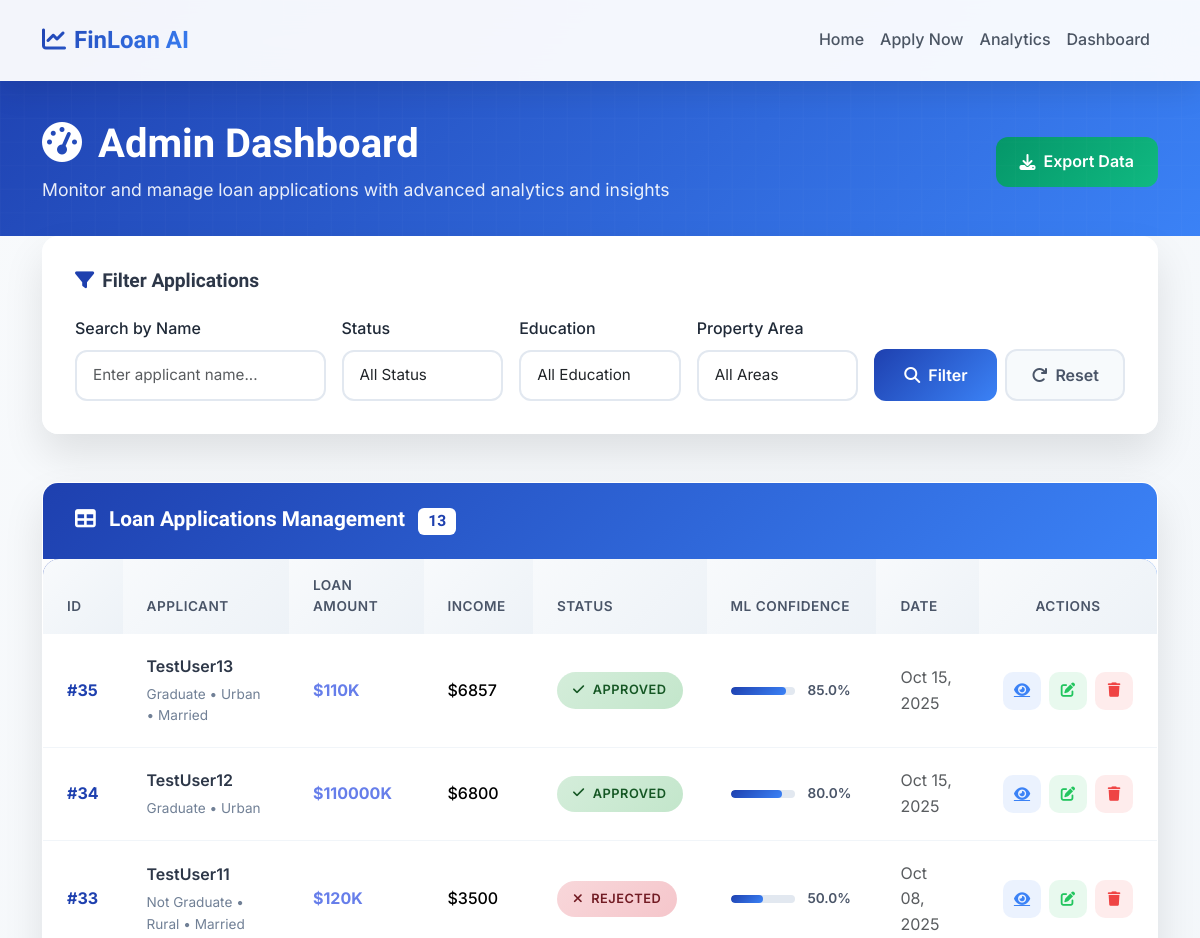
/admin-dashboard/ (upper part), run on an earlier commit of the app's database.
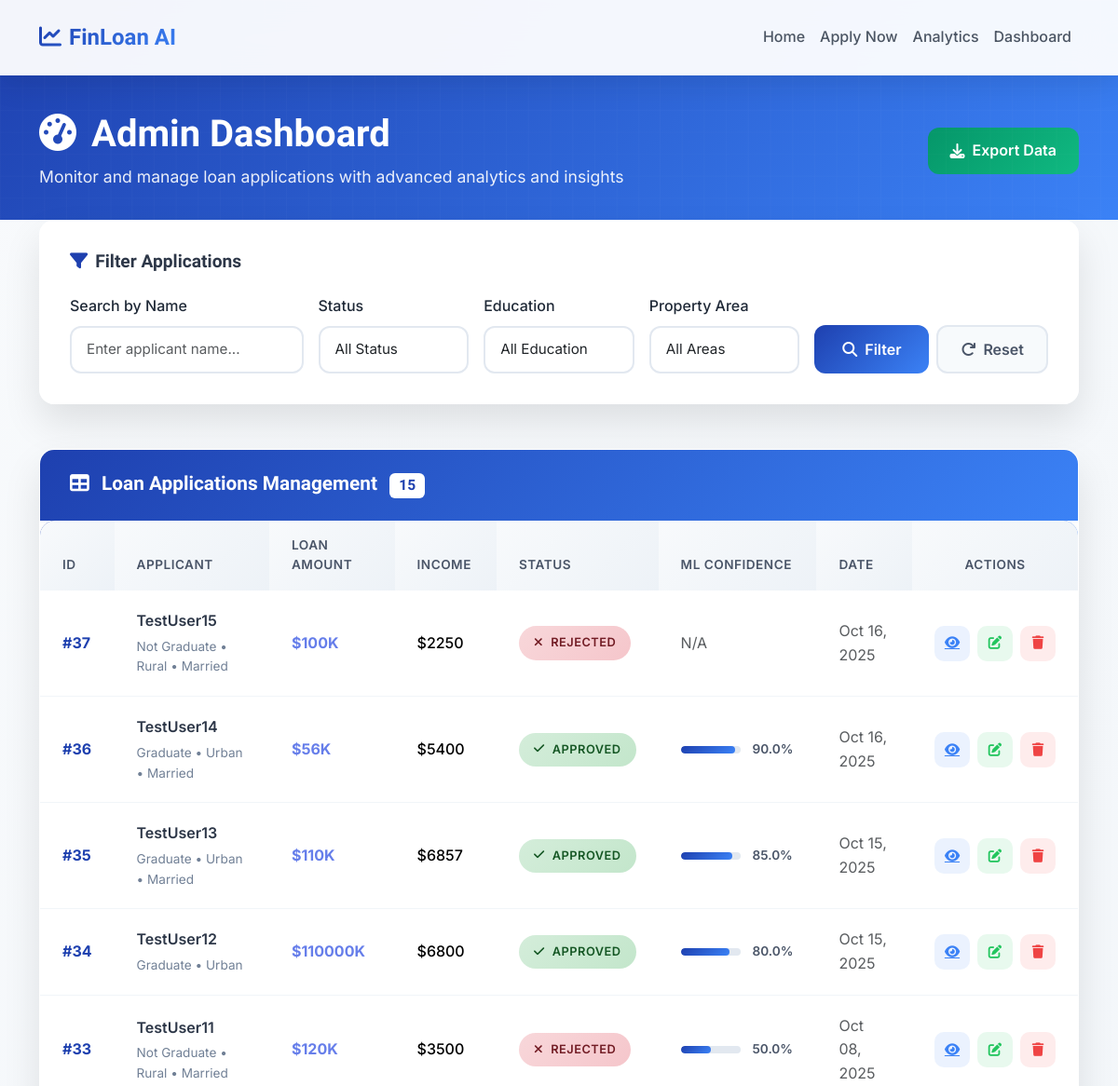
And on a later commit of the database.
### loan_predictor/models.py (models this page shows, shortened)
class LoanApplication(models.Model):
    applicant_name = models.CharField(max_length=100)
    gender = models.CharField(max_length=10, choices=[('Male', 'Male'), ('Female', 'Female')])
    married = models.CharField(max_length=3, choices=[('Yes', 'Yes'), ('No', 'No')])
    dependents = models.CharField(max_length=2, choices=[('0', '0'), ('1', '1'), ('2', '2'), ('3+', '3+')])
    education = models.CharField(max_length=20, choices=[('Graduate', 'Graduate'), ('Not Graduate', 'Not Graduate')])
    self_employed = models.CharField(max_length=3, choices=[('Yes', 'Yes'), ('No', 'No')])
    applicant_income = models.IntegerField()
    coapplicant_income = models.IntegerField(default=0)
    loan_amount = models.IntegerField()
    loan_amount_term = models.IntegerField(default=360)
    credit_history = models.BooleanField()
    property_area = models.CharField(max_length=10, choices=[('Urban', 'Urban'), ('Semiurban', 'Semiurban'), ('Rural', 'Rural')])
    loan_status = models.CharField(max_length=10, choices=[('Approved', 'Approved'), ('Rejected', 'Rejected')], blank=True, null=True)
    approval_probability = models.FloatField(blank=True, null=True)
    created_at = models.DateTimeField(auto_now_add=True)
    class Meta:
        ordering = ['-created_at']  # Show newest applications first
        verbose_name = "Loan Application"
        verbose_name_plural = "Loan Applications"

### loan_predictor/views.py (the view, shortened to what this page needs)
# urls.py: path('admin-dashboard/', views.admin_dashboard_view, name='admin_dashboard'),
def admin_dashboard_view(request):
    from django.db.models import Q, Count, Avg
    applications = LoanApplication.objects.all()
    search_query = request.GET.get('search', '')
    if search_query:
        applications = applications.filter(
            Q(applicant_name__icontains=search_query) |
            Q(loan_status__icontains=search_query)
        )
    status_filter = request.GET.get('status', '')
    education_filter = request.GET.get('education', '')
    if education_filter:
        applications = applications.filter(education=education_filter)
    property_area_filter = request.GET.get('property_area', '')
    if property_area_filter:
        applications = applications.filter(property_area=property_area_filter)
    applications = applications.order_by('-created_at')
    all_applications = LoanApplication.objects.all()
    total_applications = all_applications.count()
    approved_count = all_applications.filter(loan_status='Approved').count()
    rejected_count = all_applications.filter(loan_status='Rejected').count()
    pending_count = all_applications.filter(
        Q(loan_status__isnull=True) | Q(loan_status='') | Q(loan_status='Pending')
    ).count()
    if total_applications > 0:
        approval_rate = round((approved_count / total_applications) * 100, 1)
    else:
        approval_rate = 0
    apps_with_probability = all_applications.exclude(approval_probability__isnull=True)
    if apps_with_probability.exists():
        avg_accuracy = round(apps_with_probability.aggregate(
            avg_prob=Avg('approval_probability')
        )['avg_prob'] or 0, 1)
    else:
        avg_accuracy = 86  # Default ML accuracy
    context = {
        'applications': applications,
        'total_applications': total_applications,
        'approved_applications': approved_count,
        'rejected_applications': rejected_count,
        'pending_applications': pending_count,
        'approval_rate': approval_rate,
        'ml_accuracy': avg_accuracy,
        'search_query': search_query,
        'status_filter': status_filter,
        'education_filter': education_filter,
        'property_area_filter': property_area_filter,
    }
    return render(request, 'loan_predictor/admin_dashboard.html', context)

### templates/loan_predictor/admin_dashboard.html (shortened to what this page needs)
{% extends 'loan_predictor/base.html' %}
{% block content %}
<section class="dashboard-header">
    <div class="container">
        <div class="row align-items-center">
            <div class="col-lg-8" data-aos="fade-right">
                <h1 class="dashboard-title">
                    <i class="fas fa-tachometer-alt me-3"></i>Admin Dashboard
                </h1>
                <p class="dashboard-subtitle mb-0">
                    Monitor and manage loan applications with advanced analytics and insights
                </p>
            </div>
            <div class="col-lg-4 text-lg-end" data-aos="fade-left">
                <button class="export-btn" onclick="exportData()">
                    <i class="fas fa-download"></i>Export Data
                </button>
            </div>
        </div>
    </div>
</section>
<section class="pb-3">
    <div class="container">
        <div class="filter-card" data-aos="fade-up">
            <h5 class="filter-title">
                <i class="fas fa-filter me-2 text-primary"></i>Filter Applications
            </h5>
            <form method="get" class="row g-3 align-items-end">
                <div class="col-md-3">
                    <label class="form-label fw-medium">Search by Name</label>
                    <input type="text" class="form-control form-control-modern"
                           name="search" placeholder="Enter applicant name..."
                           value="{{ search_query|default:'' }}">
                </div>
                <div class="col-md-2">
                    <label class="form-label fw-medium">Status</label>
                    <select class="form-control form-control-modern" name="status">
                        <option value="">All Status</option>
                    </select>
                </div>
                <div class="col-md-2">
                    <label class="form-label fw-medium">Education</label>
                    <select class="form-control form-control-modern" name="education">
                        <option value="">All Education</option>
                    </select>
                </div>
                <div class="col-md-2">
                    <label class="form-label fw-medium">Property Area</label>
                    <select class="form-control form-control-modern" name="property_area">
                        <option value="">All Areas</option>
                    </select>
                </div>
                <div class="col-md-3">
                    <div class="d-flex gap-2">
                        <button type="submit" class="btn btn-filter-modern flex-fill">
                            <i class="fas fa-search me-2"></i>Filter
                        </button>
                        <a href="{% url 'admin_dashboard' %}" class="btn btn-reset-modern">
                            <i class="fas fa-redo me-2"></i>Reset
                        </a>
                    </div>
                </div>
            </form>
        </div>
    </div>
</section>
<section class="pb-5">
    <div class="container">
        <div class="table-card" data-aos="fade-up">
            <div class="table-header">
                <h5 class="table-title">
                    <i class="fas fa-table me-2"></i>
                    Loan Applications Management
                    <span class="badge bg-white text-primary ms-2">{{ applications.count|default:0 }}</span>
                </h5>
            </div>
            {% if applications %}
            <div class="table-responsive">
                <table class="table table-modern">
                    <thead>
                        <tr>
                            <th>ID</th>
                            <th>Applicant</th>
                            <th>Loan Amount</th>
                            <th>Income</th>
                            <th>Status</th>
                            <th>ML Confidence</th>
                            <th>Date</th>
                            <th class="text-center">Actions</th>
                        </tr>
                    </thead>
                    <tbody>
                        {% for application in applications %}
                        <tr>
                            <td>
                                <span class="fw-bold text-primary">#{{ application.id }}</span>
                            </td>
                            <td>
                                <div class="applicant-info">
                                    <div class="applicant-name">{{ application.applicant_name|default:"N/A" }}</div>
                                    <div class="applicant-details">
                                        {{ application.education|default:"N/A" }} • {{ application.property_area|default:"N/A" }}
                                        {% if application.married == 'Yes' %}• Married{% endif %}
                                    </div>
                                </div>
                            </td>
                            <td>
                                <span class="fw-bold" style="color: #667eea;">${{ application.loan_amount|default:0 }}K</span>
                            </td>
                            <td>
                                {% with total_income=application.applicant_income|add:application.coapplicant_income %}
                                <span class="fw-medium">${{ total_income|default:0|floatformat:0 }}</span>
                                {% endwith %}
                            </td>
                            <td>
                                {% if application.loan_status == 'Approved' %}
                                    <span class="status-badge status-approved">
                                        <i class="fas fa-check"></i>Approved
                                    </span>
                                {% elif application.loan_status == 'Rejected' %}
                                    <span class="status-badge status-rejected">
                                        <i class="fas fa-times"></i>Rejected
                                    </span>
                                {% else %}
                                    <span class="status-badge status-pending">
                                        <i class="fas fa-clock"></i>Pending
                                    </span>
                                {% endif %}
                            </td>
                            <td>
                                {% if application.approval_probability %}
                                    <div class="probability-display">
                                        <div class="probability-bar">
                                            <div class="probability-fill"
                                                 data-width="{{ application.approval_probability|floatformat:1 }}"
                                                 style="width: 0%"></div>
                                        </div>
                                        <span class="probability-text">{{ application.approval_probability|floatformat:1 }}%</span>
                                    </div>
                                {% else %}
                                    <span class="text-muted">N/A</span>
                                {% endif %}
                            </td>
                            <td>
                                <span class="text-muted">{{ application.created_at|date:"M d, Y" }}</span>
                            </td>
                            <td>
                                <div class="action-buttons">
                                    <a href="{% url 'loan_result' application.pk %}"
                                       class="btn-action-modern btn-view-modern"
                                       title="View Details"
                                       data-bs-toggle="tooltip">
                                        <i class="fas fa-eye"></i>
                                    </a>
                                    <button class="btn-action-modern btn-edit-modern"
                                            data-action="edit"
                                            data-id="{{ application.id }}"
                                            title="Edit Application"
                                            data-bs-toggle="tooltip">
                                        <i class="fas fa-edit"></i>
                                    </button>
                                    <button class="btn-action-modern btn-delete-modern"
                                            data-action="delete"
                                            data-id="{{ application.id }}"
                                            data-name="{{ application.applicant_name|default:'Unknown' }}"
                                            title="Delete Application"
                                            data-bs-toggle="tooltip">
                                        <i class="fas fa-trash"></i>
                                    </button>
                                </div>
                            </td>
                        </tr>
                        {% endfor %}
                    </tbody>
                </table>
            </div>
            {% endif %}
        </div>
    </div>
</section>
{% endblock %}

### templates/loan_predictor/base.html (shortened to what this page needs)
<!DOCTYPE html>
<html lang="en">
<head>
    <link href="https://cdn.jsdelivr.net/npm/bootstrap@5.3.2/dist/css/bootstrap.min.css" rel="stylesheet">
    <link rel="stylesheet" href="https://cdnjs.cloudflare.com/ajax/libs/font-awesome/6.4.0/css/all.min.css">
    <link href="https://cdn.jsdelivr.net/npm/aos@2.3.4/dist/aos.css" rel="stylesheet">
</head>
<body>
    <nav class="navbar navbar-expand-lg navbar-modern fixed-top">
        <div class="container">
            <a class="navbar-brand" href="{% url 'home' %}">
                <i class="fas fa-chart-line me-2"></i>FinLoan AI
            </a>
            <div class="collapse navbar-collapse" id="navbarNav">
                <ul class="navbar-nav ms-auto">
                    <li class="nav-item">
                        <a class="nav-link" href="{% url 'home' %}">Home</a>
                    </li>
                    <li class="nav-item">
                        <a class="nav-link" href="{% url 'loan_application' %}">Apply Now</a>
                    </li>
                    <li class="nav-item">
                        <a class="nav-link" href="{% url 'ml_analytics' %}">Analytics</a>
                    </li>
                    <li class="nav-item">
                        <a class="nav-link" href="{% url 'admin_dashboard' %}">Dashboard</a>
                    </li>
                </ul>
            </div>
        </div>
    </nav>
    <main style="margin-top: 80px;">
        {% block content %}{% endblock %}
    </main>
</body>
</html>

What changed in the data, as far as the page shows it:
added LoanApplication: id "37", applicant_name "TestUser15", education "Not Graduate", property_area "Rural", married "• Married", loan_amount "100", value "2250", loan_status "Rejected" (drawn), approval_probability "N/A", created_at "Oct 16, 2025"
added LoanApplication: id "36", applicant_name "TestUser14", education "Graduate", property_area "Urban", married "• Married", loan_amount "56", value "5400", loan_status "Approved" (drawn), approval_probability "90.0", created_at "Oct 16, 2025"
Also different on the page:
{{ applications.count|default:0 }}: "13" → "15"
